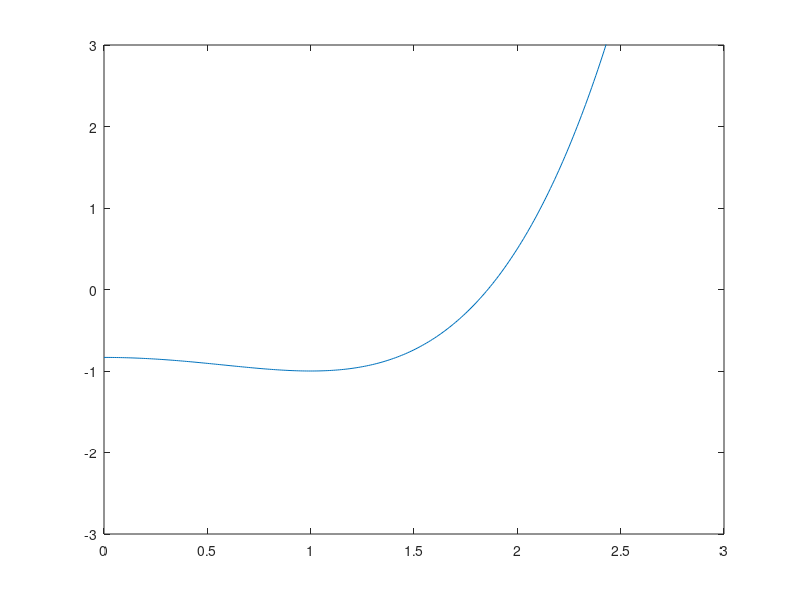

Recreate this plot in MATLAB. (Note: this script raises an error after producing the figure.)
x = 0:0.01:10;
global nfe
global nfe1
global a
global b
a = 1;
b = 6;
y = (x.^2-a).^2/b-1;
plot(x,y)
hold on;
axis([0 3 -3 3])

nfe = 0;
x = 5;
dx = 1;
while(abs(dx)>10^-4)
    objfun(x);
    dx = (x^3-a*x)/(3*x^2-a);
    x = x - dx;
    nfe = nfe+1;
end

nfe1 = 0;
len = 10;
x1 = 0;
x2 = 10;
xm = 5;
dx1 = 10;
ym = (xm.^2-a).^2/b-1;
digits(14)
while(abs(dx1)>10^-4)
    len = len/2;
    x1 = xm-len/2;
    x2 = xm+len/2;
    y2 = (x2.^2-a).^2/b-1;
    y1 = (x1.^2-a).^2/b-1;
    if(y1 < ym)
        xm = x1;
        ym = y1;
    elseif(y2 < ym)
        xm = x2;
        ym = y2;
    end
    vpa(xm)
    plot(xm,ym,'rx')
    dx1 = len;
    nfe1 = nfe1+1;
end

len = 10;
xmin = 0;
xmax = 10;

g = (sqrt(5) - 1)/2;
x1 = len - g*len;
x2 = g*len;
y1 = (x1.^2-a).^2/b-1;
plot(x1,y1,'bo');
y2 = (x2.^2-a).^2/b-1;
plot(x2,y2,'bo');
y3 = 0;
nfe2 = 0;


x3 = 0;
while(abs(len)>10^-4)
    nfe2 = nfe2 + 1;
    if(y1 < y2)
        xmax = x2;
        len = xmax - xmin;
        x2 = x1;
        y2 = y1;
        x1 = xmax - g*len;
        y1 = (x1.^2-a).^2/b-1;
        plot(x1,y1,'bo');
        y3 = y1;
        x3 = x1;
    else
        xmin = x1;
        len = xmax - xmin;
        x1 = x2;
        y1 = y2;
        x2 = xmin + g*len;
        y2 = (x2.^2-a).^2/b-1;
        plot(x2,y2,'bo');
        y3 = y2;
        x3 = x2;
    end
end

y = objfun(x);
nfe
x
y
y1 = objfunDiv(xm);
nfe1
xm
y1
nfe2
x3
y3

hold off;